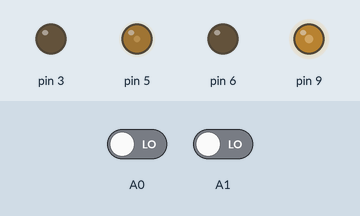
Bench run of a sketch on a simulated Arduino Uno, built with avr-gcc and run on an emulated ATmega328P. Shown: output pins drawn as LEDs (lit = HIGH). The inputs (shaded band) are chosen by the test bench; at power-on: A0 LOW, A1 LOW.

Above: at 1.2 s.
1.3 s: A0 driven HIGH and A1 driven HIGH
At 2.5 s:
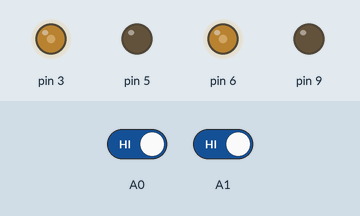
2.8 s: A0 driven LOW
At 3.2 s:
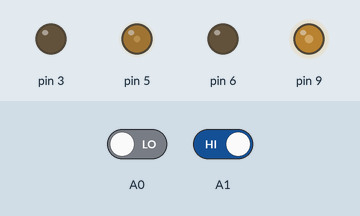
4.3 s: A0 driven HIGH
At 5.1 s:
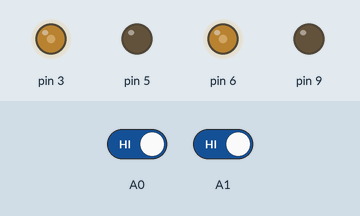
5.8 s: A1 driven LOW
At 6.7 s:
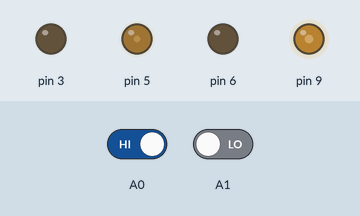
Timing chart, 0 to 8.3 s (numbered marks = the images above; inputs shaded):
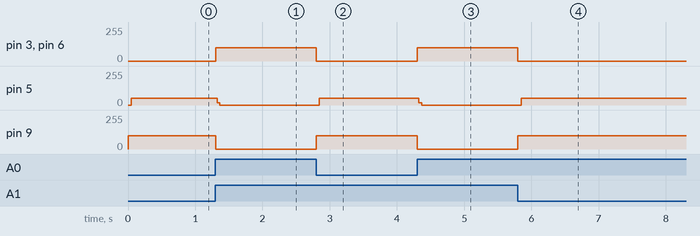

The sketch:

Ardmotor.ino
```cpp
void setup()
{
pinMode(3,OUTPUT);
pinMode(5,OUTPUT);
pinMode(6,OUTPUT);
pinMode(9,OUTPUT);
pinMode(A0,INPUT);
pinMode(A1,INPUT);
}
void loop()
{
int sensor1value=digitalRead(A0);
int sensor2value=digitalRead(A1);

if(sensor1value==HIGH && sensor2value==HIGH)
{
analogWrite(3,100);
analogWrite(5,0);
analogWrite(6,100);
analogWrite(9,0);
}

else if(sensor1value==LOW && sensor2value==LOW)
{
analogWrite(3,0);
analogWrite(5,100);
analogWrite(6,0);
analogWrite(9,100);

delay(2);
analogWrite(3,0);
analogWrite(5,0);
analogWrite(6,0);
analogWrite(9,100);
delay(2);

}

else if(sensor1value==LOW && sensor2value==HIGH)
{
analogWrite(3,0);
analogWrite(5,100);
analogWrite(6,0);
analogWrite(9,100);

delay(2);
analogWrite(3,0);
analogWrite(5,0);
analogWrite(6,0);
analogWrite(9,100);
delay(2);
}

else if(sensor1value==HIGH && sensor2value==LOW)
{
analogWrite(3,0);
analogWrite(5,100);
analogWrite(6,0);
analogWrite(9,100);

delay(2);
analogWrite(3,0);
analogWrite(5,0);
analogWrite(6,0);
analogWrite(9,100);
delay(2);

}
}
```

Measured:
- after the input at 1.3 s, pin 3, pin 6: 0/255 → 100/255 at once; pin 5: 51/255 → 0/255 at once; pin 9: 100/255 → 0/255 at once
- after the input at 2.8 s, pin 3, pin 6: 100/255 → 0/255 at once; pin 5: 0/255 → 51/255 after 0.05 s; pin 9: 0/255 → 100/255 at once
- after the input at 4.3 s, pin 3, pin 6: 0/255 → 100/255 at once; pin 5: 51/255 → 0/255 at once; pin 9: 100/255 → 0/255 at once
- after the input at 5.8 s, pin 3, pin 6: 100/255 → 0/255 at once; pin 5: 0/255 → 51/255 after 0.05 s; pin 9: 0/255 → 100/255 at once
